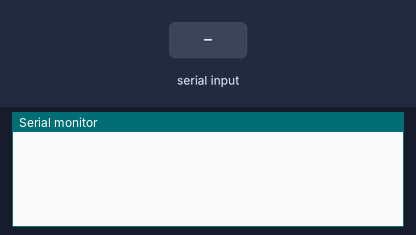
Recording of a sketch running on a simulated Arduino Uno, built with avr-gcc and run on an emulated ATmega328P. Parts: the last lines printed to the serial monitor. The inputs (shaded band) are chosen by the test bench.

Above: at 1.2 s.
1.3 s: "1" received over Serial
At 3.5 s:
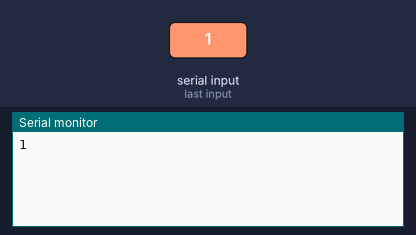
3.8 s: "1" received over the second serial link
At 5.4 s:
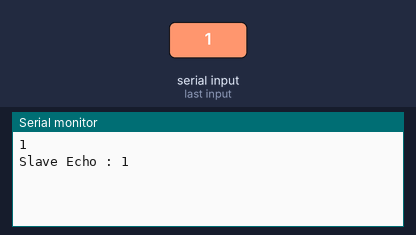
6.2 s: "0" received over Serial
At 7.6 s:
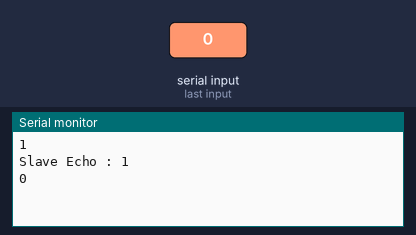
7.7 s: "0" received over the second serial link
At 9.6 s:
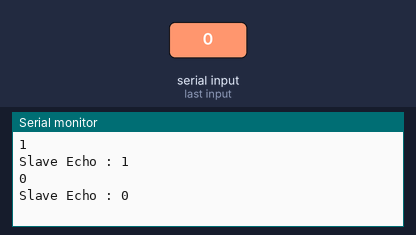

The sketch:

CH_20_03.ino
```cpp
#include <SoftwareSerial.h>

// SoftwareSerial(RX, TX) 형식으로 블루투스 모듈과 교차하여 연결
SoftwareSerial BTSerial(2, 3);
char buffer[100];      // 수신 문자열 버퍼

void setup()
{
  Serial.begin(9600);   // 시리얼 통신 초기화
  BTSerial.begin(9600);   // 블루투스 모듈 초기화
}

void loop()
{
  if(BTSerial.available()){   // 슬레이브로부터 데이터 수신
    int bytes = BTSerial.readBytes(buffer, 99);
    buffer[bytes] = 0;
    Serial.print("Slave Echo : ");
    Serial.println(buffer);
  }

  if(Serial.available()){   // 시리얼 모니터의 데이터 입력
    int bytes = Serial.readBytes(buffer, 99);
    buffer[bytes] = 0;
    Serial.println(buffer);
    BTSerial.write(buffer);
  }
}
```

Measured:
- after the input at 1.3 s, the serial monitor: prints a new line after 1.0 s (image 1)
- after the input at 3.8 s, the serial monitor: prints a new line after 1.0 s (image 2)
- after the input at 6.2 s, the serial monitor: prints a new line after 1.0 s (image 3)
- after the input at 7.7 s, the serial monitor: prints a new line after 1.0 s (image 4)
